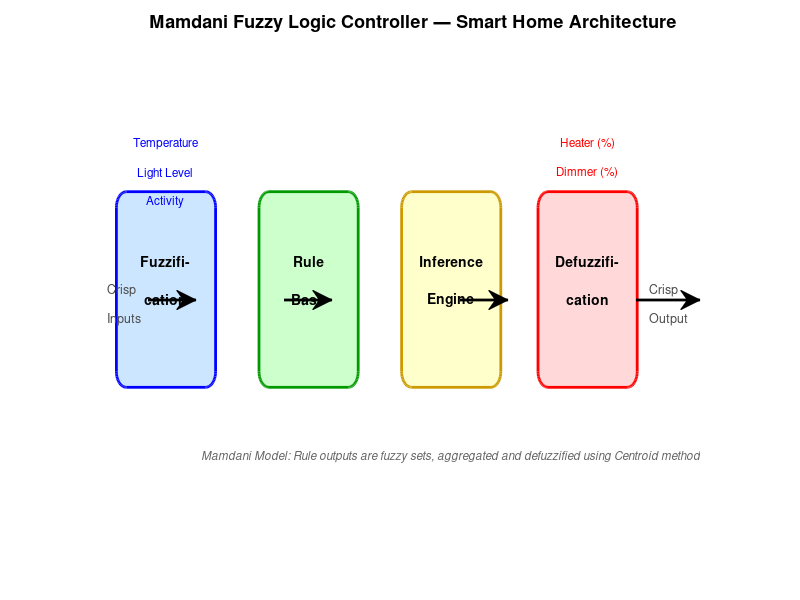
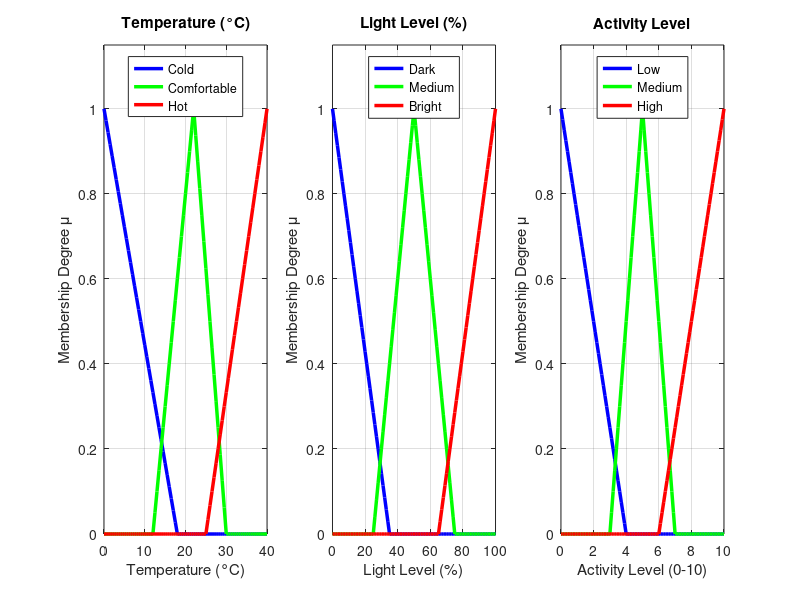

Write the MATLAB code that produced these figures, in order. (Note: this script raises an error after producing the figures.)
% ========================================================
% PART 1: Mamdani Fuzzy Logic Controller for Smart Home
% Intelligent Assistive Care Environment
% Controls: Heater and Dimmer for a disabled resident
% ========================================================

clear; clc; close all;

%% ============================================================
%  FIGURE 1: Mamdani FLC Architecture Diagram
% ============================================================
figure('Name','Figure 1 - Mamdani FLC Architecture','Position',[100 100 900 350]);
hold on; axis off;
xlim([0 10]); ylim([0 5]);

% Boxes
rectangle('Position',[0.2 1.5 1.6 2],'Curvature',0.2,'FaceColor',[0.8 0.9 1],'EdgeColor','b','LineWidth',2);
rectangle('Position',[2.5 1.5 1.6 2],'Curvature',0.2,'FaceColor',[0.8 1 0.8],'EdgeColor',[0 0.6 0],'LineWidth',2);
rectangle('Position',[4.8 1.5 1.6 2],'Curvature',0.2,'FaceColor',[1 1 0.8],'EdgeColor',[0.8 0.6 0],'LineWidth',2);
rectangle('Position',[7.0 1.5 1.6 2],'Curvature',0.2,'FaceColor',[1 0.85 0.85],'EdgeColor','r','LineWidth',2);

% Labels inside boxes
text(1.0,2.8,'Fuzzifi-','HorizontalAlignment','center','FontSize',10,'FontWeight','bold');
text(1.0,2.4,'cation','HorizontalAlignment','center','FontSize',10,'FontWeight','bold');
text(3.3,2.8,'Rule','HorizontalAlignment','center','FontSize',10,'FontWeight','bold');
text(3.3,2.4,'Base','HorizontalAlignment','center','FontSize',10,'FontWeight','bold');
text(5.6,2.8,'Inference','HorizontalAlignment','center','FontSize',10,'FontWeight','bold');
text(5.6,2.4,'Engine','HorizontalAlignment','center','FontSize',10,'FontWeight','bold');
text(7.8,2.8,'Defuzzifi-','HorizontalAlignment','center','FontSize',10,'FontWeight','bold');
text(7.8,2.4,'cation','HorizontalAlignment','center','FontSize',10,'FontWeight','bold');

% Arrows
annotation('arrow',[0.185 0.245],[0.5 0.5],'LineWidth',2,'Color','k');
annotation('arrow',[0.355 0.415],[0.5 0.5],'LineWidth',2,'Color','k');
annotation('arrow',[0.575 0.635],[0.5 0.5],'LineWidth',2,'Color','k');
annotation('arrow',[0.795 0.875],[0.5 0.5],'LineWidth',2,'Color','k');

% Input/Output labels
text(0.05,2.5,'Crisp','FontSize',9,'Color',[0.3 0.3 0.3]);
text(0.05,2.2,'Inputs','FontSize',9,'Color',[0.3 0.3 0.3]);
text(8.8,2.5,'Crisp','FontSize',9,'Color',[0.3 0.3 0.3]);
text(8.8,2.2,'Output','FontSize',9,'Color',[0.3 0.3 0.3]);

% Input labels at top
text(1.0,4.0,'Temperature','HorizontalAlignment','center','FontSize',8.5,'Color','b');
text(1.0,3.7,'Light Level','HorizontalAlignment','center','FontSize',8.5,'Color','b');
text(1.0,3.4,'Activity','HorizontalAlignment','center','FontSize',8.5,'Color','b');

% Output labels
text(7.8,4.0,'Heater (%)','HorizontalAlignment','center','FontSize',8.5,'Color','r');
text(7.8,3.7,'Dimmer (%)','HorizontalAlignment','center','FontSize',8.5,'Color','r');

title('Mamdani Fuzzy Logic Controller — Smart Home Architecture','FontSize',13,'FontWeight','bold');
text(5.6,0.8,'Mamdani Model: Rule outputs are fuzzy sets, aggregated and defuzzified using Centroid method',...
    'HorizontalAlignment','center','FontSize',8.5,'Color',[0.4 0.4 0.4],'FontAngle','italic');
%% ============================================================
%  HELPER FUNCTION: Triangular membership function
% ============================================================

function y = trimf_val(x, params)
    a=params(1); b=params(2); c=params(3);
    y = zeros(size(x));
    if a~=b
        idx=(x>=a)&(x<=b); y(idx)=(x(idx)-a)/(b-a);
    end
    if b~=c
        idx=(x>b)&(x<=c);  y(idx)=(c-x(idx))/(c-b);
    end
    y(x==b)=1;
end

%% ============================================================
%  FIGURE 2: Input Membership Functions
% ============================================================
figure('Name','Figure 2 - Input Membership Functions','Position',[100 100 1100 350]);

% Temperature
subplot(1,3,1);
x = 0:0.5:40;
plot(x, trimf_val(x,[0 0 18]),   'b-',  'LineWidth',2.5); hold on;
plot(x, trimf_val(x,[12 22 30]), 'g-',  'LineWidth',2.5);
plot(x, trimf_val(x,[25 40 40]), 'r-',  'LineWidth',2.5);
legend('Cold','Comfortable','Hot','Location','north');
title('Temperature (°C)','FontWeight','bold');
xlabel('Temperature (°C)'); ylabel('Membership Degree \mu');
ylim([0 1.15]); xlim([0 40]); grid on; box on;
set(gca,'FontSize',10);

% Light Level
subplot(1,3,2);
x = 0:1:100;
plot(x, trimf_val(x,[0 0 35]),    'b-', 'LineWidth',2.5); hold on;
plot(x, trimf_val(x,[25 50 75]),  'g-', 'LineWidth',2.5);
plot(x, trimf_val(x,[65 100 100]),'r-', 'LineWidth',2.5);
legend('Dark','Medium','Bright','Location','north');
title('Light Level (%)','FontWeight','bold');
xlabel('Light Level (%)'); ylabel('Membership Degree \mu');
ylim([0 1.15]); xlim([0 100]); grid on; box on;
set(gca,'FontSize',10);

% Activity
subplot(1,3,3);
x = 0:0.1:10;
plot(x, trimf_val(x,[0 0 4]),   'b-',  'LineWidth',2.5); hold on;
plot(x, trimf_val(x,[3 5 7]),   'g-',  'LineWidth',2.5);
plot(x, trimf_val(x,[6 10 10]), 'r-',  'LineWidth',2.5);
legend('Low','Medium','High','Location','north');
title('Activity Level','FontWeight','bold');
xlabel('Activity Level (0-10)'); ylabel('Membership Degree \mu');
ylim([0 1.15]); xlim([0 10]); grid on; box on;
set(gca,'FontSize',10);

sgtitle('Figure 2: Input Variable Membership Functions','FontSize',12,'FontWeight','bold');

%% ============================================================
%  FIGURE 3: Output Membership Functions
% ============================================================
figure('Name','Figure 3 - Output Membership Functions','Position',[100 100 1000 380]);
x = 0:1:100;

subplot(1,2,1);
plot(x, trimf_val(x,[0 0 25]),    'b-',  'LineWidth',2.5); hold on;
plot(x, trimf_val(x,[15 35 55]),  'c-',  'LineWidth',2.5);
plot(x, trimf_val(x,[45 60 75]),  'g-',  'LineWidth',2.5);
plot(x, trimf_val(x,[65 82 95]),  'm-',  'LineWidth',2.5);
plot(x, trimf_val(x,[85 100 100]),'r-',  'LineWidth',2.5);
legend('Off','Low','Medium','High','Full','Location','north');
title('Output: Heater Power (%)','FontWeight','bold');
xlabel('Heater Output (%)'); ylabel('Membership Degree \mu');
ylim([0 1.15]); xlim([0 100]); grid on; box on;
set(gca,'FontSize',10);

subplot(1,2,2);
plot(x, trimf_val(x,[0 0 20]),    'b-',  'LineWidth',2.5); hold on;
plot(x, trimf_val(x,[15 35 55]),  'c-',  'LineWidth',2.5);
plot(x, trimf_val(x,[50 65 80]),  'g-',  'LineWidth',2.5);
plot(x, trimf_val(x,[70 85 100]), 'r-',  'LineWidth',2.5);
legend('Off','Low','Medium','High','Location','north');
title('Output: Dimmer Level (%)','FontWeight','bold');
xlabel('Dimmer Output (%)'); ylabel('Membership Degree \mu');
ylim([0 1.15]); xlim([0 100]); grid on; box on;
set(gca,'FontSize',10);

sgtitle('Figure 3: Output Variable Membership Functions','FontSize',12,'FontWeight','bold');

%% ============================================================
%  FIGURE 4: Rule Activation — Scenario Example
%  Scenario: Cold night (T=8), Dark room (L=15), Active user (A=7)
% ============================================================
T=8; L=15; A=7;
output_range = 0:1:100;

% Fuzzify inputs
tc = trimf_val(T,[0 0 18]);
tco= trimf_val(T,[12 22 30]);
th = trimf_val(T,[25 40 40]);
ld = trimf_val(L,[0 0 35]);
lm = trimf_val(L,[25 50 75]);
lb2= trimf_val(L,[65 100 100]);
al = trimf_val(A,[0 0 4]);
am = trimf_val(A,[3 5 7]);
ah = trimf_val(A,[6 10 10]);

% Rule strengths
r1=tc; r2=th; r3=tco;
r4=min(tc,ah); r5=min(tc,al);
r6=min(th,ah); r7=min(tco,al);
r8=ld; r9=lb2; r10=lm;
r11=min(ld,ah); r12=min(ld,al);
r13=min(lm,al); r14=min(lb2,ah);

% Output MFs
h_off=trimf_val(output_range,[0 0 25]);
h_low=trimf_val(output_range,[15 35 55]);
h_med=trimf_val(output_range,[45 60 75]);
h_hi =trimf_val(output_range,[65 82 95]);
h_ful=trimf_val(output_range,[85 100 100]);
d_off=trimf_val(output_range,[0 0 20]);
d_low=trimf_val(output_range,[15 35 55]);
d_med=trimf_val(output_range,[50 65 80]);
d_hi =trimf_val(output_range,[70 85 100]);

% Aggregate
h_agg=max([min(r2,h_off);min(r6,h_off);min(r7,h_low);...
           min(r3,h_med);min(r4,h_hi);min(r1,h_ful);min(r5,h_ful)]);
d_agg=max([min(r9,d_off);min(r14,d_off);min(r12,d_low);...
           min(r13,d_low);min(r10,d_med);min(r8,d_hi);min(r11,d_hi)]);

% Defuzzify
h_out = sum(output_range.*h_agg)/sum(h_agg);
d_out = sum(output_range.*d_agg)/sum(d_agg);

figure('Name','Figure 4 - Rule Activation','Position',[100 100 1000 420]);
subplot(1,2,1);
area(output_range, h_agg,'FaceColor',[0.6 0.8 1],'EdgeColor','b','LineWidth',1.5);
hold on;
xline(h_out,'r--','LineWidth',2.5);
text(h_out+1, 0.5, sprintf('Centroid\n= %.1f%%',h_out),'Color','r','FontSize',10,'FontWeight','bold');
title(sprintf('Heater Aggregated Output\n(T=%d°C, L=%d%%, A=%d)',T,L,A),'FontWeight','bold');
xlabel('Heater Output (%)'); ylabel('Aggregated \mu');
ylim([0 1.1]); grid on; box on; set(gca,'FontSize',10);

subplot(1,2,2);
area(output_range, d_agg,'FaceColor',[0.6 1 0.7],'EdgeColor',[0 0.6 0],'LineWidth',1.5);
hold on;
xline(d_out,'r--','LineWidth',2.5);
text(d_out+1, 0.5, sprintf('Centroid\n= %.1f%%',d_out),'Color','r','FontSize',10,'FontWeight','bold');
title(sprintf('Dimmer Aggregated Output\n(T=%d°C, L=%d%%, A=%d)',T,L,A),'FontWeight','bold');
xlabel('Dimmer Output (%)'); ylabel('Aggregated \mu');
ylim([0 1.1]); grid on; box on; set(gca,'FontSize',10);

sgtitle('Figure 4: Rule Activation and Defuzzification — Operational Scenario','FontSize',12,'FontWeight','bold');

fprintf('\n=== Operational Scenario (T=%d, L=%d, A=%d) ===\n',T,L,A);
fprintf('Heater output : %.2f%%\n', h_out);
fprintf('Dimmer output : %.2f%%\n', d_out);

%% ============================================================
%  FIGURE 5: Control Surface — Temperature x Activity → Heater
% ============================================================
temp_v = 0:2:40;
act_v  = 0:0.5:10;
H_surf = zeros(length(temp_v), length(act_v));

for i=1:length(temp_v)
  for j=1:length(act_v)
    Tv=temp_v(i); Av=act_v(j); Lv=50;
    tc_=trimf_val(Tv,[0 0 18]); tco_=trimf_val(Tv,[12 22 30]); th_=trimf_val(Tv,[25 40 40]);
    al_=trimf_val(Av,[0 0 4]);  am_=trimf_val(Av,[3 5 7]);     ah_=trimf_val(Av,[6 10 10]);
    r1_=tc_; r3_=tco_; r4_=min(tc_,ah_); r5_=min(tc_,al_); r6_=min(th_,trimf_val(Av,[6 10 10])); r7_=min(tco_,al_); r2_=th_;
    ha=max([min(r2_,h_off);min(r6_,h_off);min(r7_,h_low);min(r3_,h_med);min(r4_,h_hi);min(r1_,h_ful);min(r5_,h_ful)]);
    if sum(ha)==0, H_surf(i,j)=50; else, H_surf(i,j)=sum(output_range.*ha)/sum(ha); end
  end
end

figure('Name','Figure 5 - Control Surface Heater','Position',[100 100 700 520]);
[T_mesh, A_mesh] = meshgrid(act_v, temp_v);
surf(T_mesh, A_mesh, H_surf,'EdgeColor','none');
colorbar; colormap(jet);
xlabel('Activity Level','FontSize',11,'FontWeight','bold');
ylabel('Temperature (°C)','FontSize',11,'FontWeight','bold');
zlabel('Heater Output (%)','FontSize',11,'FontWeight','bold');
title('Figure 5: Control Surface — Temperature × Activity → Heater','FontSize',12,'FontWeight','bold');
view(45,30); grid on; box on;

%% ============================================================
%  FIGURE 6: Control Surface — Light x Activity → Dimmer
% ============================================================
light_v = 0:5:100;
D_surf  = zeros(length(light_v), length(act_v));

for i=1:length(light_v)
  for j=1:length(act_v)
    Lv=light_v(i); Av=act_v(j);
    ld_=trimf_val(Lv,[0 0 35]); lm_=trimf_val(Lv,[25 50 75]); lb_=trimf_val(Lv,[65 100 100]);
    al_=trimf_val(Av,[0 0 4]);  ah_=trimf_val(Av,[6 10 10]);
    r8_=ld_; r9_=lb_; r10_=lm_; r11_=min(ld_,ah_); r12_=min(ld_,al_); r13_=min(lm_,al_); r14_=min(lb_,ah_);
    da=max([min(r9_,d_off);min(r14_,d_off);min(r12_,d_low);min(r13_,d_low);min(r10_,d_med);min(r8_,d_hi);min(r11_,d_hi)]);
    if sum(da)==0, D_surf(i,j)=50; else, D_surf(i,j)=sum(output_range.*da)/sum(da); end
  end
end

figure('Name','Figure 6 - Control Surface Dimmer','Position',[100 100 700 520]);
[L_mesh, A_mesh2] = meshgrid(act_v, light_v);
surf(L_mesh, A_mesh2, D_surf,'EdgeColor','none');
colorbar; colormap(parula);
xlabel('Activity Level','FontSize',11,'FontWeight','bold');
ylabel('Light Level (%)','FontSize',11,'FontWeight','bold');
zlabel('Dimmer Output (%)','FontSize',11,'FontWeight','bold');
title('Figure 6: Control Surface — Light Level × Activity → Dimmer','FontSize',12,'FontWeight','bold');
view(45,30); grid on; box on;

%% ============================================================
%  FIGURE 7: Scenario Testing — Bar Chart of Results
% ============================================================
scenario_names = {'Cold+Dark+Sleeping','Hot+Bright+Active','Comfortable+Medium','Cold+Dark+Active','Hot+Bright+Quiet'};
test_inputs = [5 10 1; 35 90 9; 22 55 5; 10 20 8; 30 80 3];
h_results = zeros(5,1);
d_results = zeros(5,1);

fprintf('\n=== FLC Scenario Testing Results ===\n');
fprintf('%-30s | Temp | Light | Act | Heater%% | Dimmer%%\n','Scenario');
fprintf('%s\n',repmat('-',1,75));

for i=1:5
    Tv=test_inputs(i,1); Lv=test_inputs(i,2); Av=test_inputs(i,3);
    tc_=trimf_val(Tv,[0 0 18]); tco_=trimf_val(Tv,[12 22 30]); th_=trimf_val(Tv,[25 40 40]);
    ld_=trimf_val(Lv,[0 0 35]); lm_=trimf_val(Lv,[25 50 75]); lb_=trimf_val(Lv,[65 100 100]);
    al_=trimf_val(Av,[0 0 4]);  am_=trimf_val(Av,[3 5 7]);     ah_=trimf_val(Av,[6 10 10]);
    r1_=tc_; r2_=th_; r3_=tco_;
    r4_=min(tc_,ah_); r5_=min(tc_,al_); r6_=min(th_,ah_); r7_=min(tco_,al_);
    r8_=ld_; r9_=lb_; r10_=lm_;
    r11_=min(ld_,ah_); r12_=min(ld_,al_); r13_=min(lm_,al_); r14_=min(lb_,ah_);
    ha=max([min(r2_,h_off);min(r6_,h_off);min(r7_,h_low);min(r3_,h_med);min(r4_,h_hi);min(r1_,h_ful);min(r5_,h_ful)]);
    da=max([min(r9_,d_off);min(r14_,d_off);min(r12_,d_low);min(r13_,d_low);min(r10_,d_med);min(r8_,d_hi);min(r11_,d_hi)]);
    if sum(ha)==0, h_results(i)=50; else, h_results(i)=sum(output_range.*ha)/sum(ha); end
    if sum(da)==0, d_results(i)=50; else, d_results(i)=sum(output_range.*da)/sum(da); end
    fprintf('%-30s | %4d | %5d | %3d | %7.1f | %7.1f\n',...
        scenario_names{i},Tv,Lv,Av,h_results(i),d_results(i));
end

figure('Name','Figure 7 - Scenario Results','Position',[100 100 950 420]);
x_pos = 1:5;
bar_data = [h_results, d_results];
b = bar(x_pos, bar_data, 0.65);
b(1).FaceColor = [0.85 0.33 0.1];
b(2).FaceColor = [0.47 0.67 0.19];
set(gca,'XTickLabel',scenario_names,'XTick',1:5,'FontSize',9);
xtickangle(15);
ylabel('Output (%)','FontSize',11,'FontWeight','bold');
title('Figure 7: FLC Output Across Five Operational Scenarios','FontSize',12,'FontWeight','bold');
legend('Heater Output','Dimmer Output','Location','northeast');
ylim([0 115]); grid on; box on;
for i=1:5
    text(i-0.18, h_results(i)+2, sprintf('%.0f',h_results(i)),'FontSize',8,'HorizontalAlignment','center');
    text(i+0.18, d_results(i)+2, sprintf('%.0f',d_results(i)),'FontSize',8,'HorizontalAlignment','center');
end
